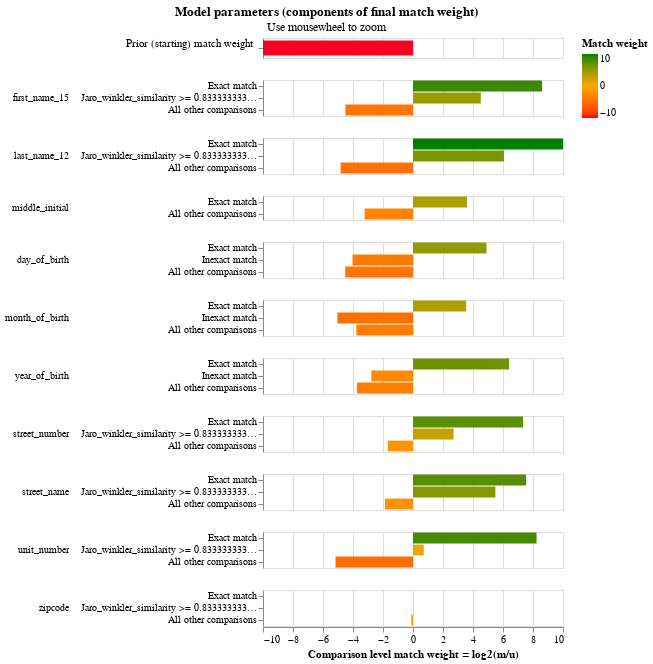

Here is the notebook cell this chart was saved with:
### Code cell
linker.match_weights_chart()

### Figure 1 — Vega-Lite specification as saved in the notebook (floating-point values rounded to 4 significant figures)
{"config": {"view": {"continuousWidth": 300, "continuousHeight": 300, "discreteHeight": 60, "discreteWidth": 400}, "header": {"title": null}, "mark": {"tooltip": null}, "title": {"anchor": "middle"}}, "vconcat": [{"mark": {"type": "bar", "clip": true, "height": 15}, "encoding": {"color": {"field": "log2_bayes_factor", "scale": {"domain": [-10, 0, 10], "range": ["red", "orange", "green"]}, "title": "Match weight", "type": "quantitative"}, "tooltip": [{"field": "comparison_name", "title": "Comparison name", "type": "nominal"}, {"field": "probability_two_random_records_match", "format": ".4f", "title": "Probability two random records match", "type": "nominal"}, {"field": "log2_bayes_factor", "format": ",.4f", "title": "Equivalent match weight", "type": "quantitative"}, {"field": "bayes_factor_description", "title": "Match weight description", "type": "nominal"}], "x": {"axis": {"domain": false, "labels": false, "ticks": false, "title": ""}, "field": "log2_bayes_factor", "scale": {"domain": [-10, 10]}, "type": "quantitative"}, "y": {"axis": {"title": "Prior (starting) match weight", "titleAlign": "right", "titleAngle": 0, "titleFontWeight": "normal"}, "field": "label_for_charts", "sort": {"field": "comparison_vector_value", "order": "descending"}, "type": "nominal"}}, "height": 20, "transform": [{"filter": "(datum.comparison_name == 'probability_two_random_records_match')"}]}, {"mark": {"type": "bar", "clip": true}, "encoding": {"color": {"field": "log2_bayes_factor", "scale": {"domain": [-10, 0, 10], "range": ["red", "orange", "green"]}, "title": "Match weight", "type": "quantitative"}, "row": {"field": "comparison_name", "header": {"labelAlign": "left", "labelAnchor": "middle", "labelAngle": 0}, "sort": {"field": "comparison_sort_order"}, "type": "nominal"}, "tooltip": [{"field": "comparison_name", "title": "Comparison name", "type": "nominal"}, {"field": "label_for_charts", "title": "Label", "type": "ordinal"}, {"field": "sql_condition", "title": "SQL condition", "type": "nominal"}, {"field": "m_probability", "format": ".4f", "title": "M probability", "type": "quantitative"}, {"field": "u_probability", "format": ".4f", "title": "U probability", "type": "quantitative"}, {"field": "bayes_factor", "format": ",.4f", "title": "Bayes factor = m/u", "type": "quantitative"}, {"field": "log2_bayes_factor", "format": ",.4f", "title": "Match weight = log2(m/u)", "type": "quantitative"}, {"field": "bayes_factor_description", "title": "Match weight description", "type": "nominal"}], "x": {"axis": {"title": "Comparison level match weight = log2(m/u)"}, "field": "log2_bayes_factor", "scale": {"domain": [-10, 10]}, "type": "quantitative"}, "y": {"axis": {"title": null}, "field": "label_for_charts", "sort": {"field": "comparison_vector_value", "order": "descending"}, "type": "nominal"}}, "height": {"step": 12}, "resolve": {"axis": {"y": "independent"}, "scale": {"y": "independent"}}, "transform": [{"filter": "(datum.comparison_name != 'probability_two_random_records_match')"}]}], "data": {"name": "data-79ccd1a6d680e1620766857196780c6f"}, "params": [{"name": "mouse_zoom", "select": {"type": "interval", "encodings": ["x"]}, "bind": "scales", "views": []}], "resolve": {"axis": {"y": "independent"}, "scale": {"y": "independent"}}, "title": {"text": "Model parameters (components of final match weight)", "subtitle": "Use mousewheel to zoom"}, "$schema": "https://vega.github.io/schema/vega-lite/v5.9.3.json", "datasets": {"data-79ccd1a6d680e1620766857196780c6f": [{"comparison_name": "probability_two_random_records_match", "sql_condition": null, "label_for_charts": "", "m_probability": null, "u_probability": null, "m_probability_description": null, "u_probability_description": null, "has_tf_adjustments": false, "tf_adjustment_column": null, "tf_adjustment_weight": null, "is_null_level": false, "bayes_factor": 2.628e-05, "log2_bayes_factor": -15.22, "comparison_vector_value": 0, "max_comparison_vector_value": 0, "bayes_factor_description": "The probability that two random records drawn at random match is 0.000 or one in  38,054.6 records.This is equivalent to a starting match weight of -15.216.", "probability_two_random_records_match": 2.628e-05, "comparison_sort_order": -1}, {"comparison_name": "first_name_15", "sql_condition": "\"first_name_15_l\" = \"first_name_15_r\"", "label_for_charts": "Exact match", "m_probability": 0.8791, "u_probability": 0.002261, "m_probability_description": "Amongst matching record comparisons, 87.91% of records are in the exact match comparison level", "u_probability_description": "Amongst non-matching record comparisons, 0.23% of records are in the exact match comparison level", "has_tf_adjustments": false, "tf_adjustment_column": null, "tf_adjustment_weight": 1.0, "is_null_level": false, "bayes_factor": 388.8, "log2_bayes_factor": 8.603, "comparison_vector_value": 2, "max_comparison_vector_value": 2, "bayes_factor_description": "If comparison level is `exact match` then comparison is 388.77 times more likely to be a match", "probability_two_random_records_match": 2.628e-05, "comparison_sort_order": 0}, {"comparison_name": "first_name_15", "sql_condition": "jaro_winkler_similarity(\"first_name_15_l\", \"first_name_15_r\") >= 0.8333333333333334", "label_for_charts": "Jaro_winkler_similarity >= 0.8333333333333334", "m_probability": 0.07712, "u_probability": 0.003358, "m_probability_description": "Amongst matching record comparisons, 7.71% of records are in the jaro_winkler_similarity >= 0.8333333333333334 comparison level", "u_probability_description": "Amongst non-matching record comparisons, 0.34% of records are in the jaro_winkler_similarity >= 0.8333333333333334 comparison level", "has_tf_adjustments": false, "tf_adjustment_column": null, "tf_adjustment_weight": 1.0, "is_null_level": false, "bayes_factor": 22.97, "log2_bayes_factor": 4.522, "comparison_vector_value": 1, "max_comparison_vector_value": 2, "bayes_factor_description": "If comparison level is `jaro_winkler_similarity >= 0.8333333333333334` then comparison is 22.97 times more likely to be a match", "probability_two_random_records_match": 2.628e-05, "comparison_sort_order": 0}, {"comparison_name": "first_name_15", "sql_condition": "ELSE", "label_for_charts": "All other comparisons", "m_probability": 0.04378, "u_probability": 0.9944, "m_probability_description": "Amongst matching record comparisons, 4.38% of records are in the all other comparisons comparison level", "u_probability_description": "Amongst non-matching record comparisons, 99.44% of records are in the all other comparisons comparison level", "has_tf_adjustments": false, "tf_adjustment_column": null, "tf_adjustment_weight": 1.0, "is_null_level": false, "bayes_factor": 0.04403, "log2_bayes_factor": -4.505, "comparison_vector_value": 0, "max_comparison_vector_value": 2, "bayes_factor_description": "If comparison level is `all other comparisons` then comparison is  22.71 times less likely to be a match", "probability_two_random_records_match": 2.628e-05, "comparison_sort_order": 0}, {"comparison_name": "last_name_12", "sql_condition": "\"last_name_12_l\" = \"last_name_12_r\"", "label_for_charts": "Exact match", "m_probability": 0.8839, "u_probability": 0.0007497, "m_probability_description": "Amongst matching record comparisons, 88.39% of records are in the exact match comparison level", "u_probability_description": "Amongst non-matching record comparisons, 0.07% of records are in the exact match comparison level", "has_tf_adjustments": false, "tf_adjustment_column": null, "tf_adjustment_weight": 1.0, "is_null_level": false, "bayes_factor": 1179.0, "log2_bayes_factor": 10.2, "comparison_vector_value": 2, "max_comparison_vector_value": 2, "bayes_factor_description": "If comparison level is `exact match` then comparison is 1,178.99 times more likely to be a match", "probability_two_random_records_match": 2.628e-05, "comparison_sort_order": 1}, {"comparison_name": "last_name_12", "sql_condition": "jaro_winkler_similarity(\"last_name_12_l\", \"last_name_12_r\") >= 0.8333333333333334", "label_for_charts": "Jaro_winkler_similarity >= 0.8333333333333334", "m_probability": 0.08081, "u_probability": 0.001209, "m_probability_description": "Amongst matching record comparisons, 8.08% of records are in the jaro_winkler_similarity >= 0.8333333333333334 comparison level", "u_probability_description": "Amongst non-matching record comparisons, 0.12% of records are in the jaro_winkler_similarity >= 0.8333333333333334 comparison level", "has_tf_adjustments": false, "tf_adjustment_column": null, "tf_adjustment_weight": 1.0, "is_null_level": false, "bayes_factor": 66.84, "log2_bayes_factor": 6.063, "comparison_vector_value": 1, "max_comparison_vector_value": 2, "bayes_factor_description": "If comparison level is `jaro_winkler_similarity >= 0.8333333333333334` then comparison is 66.84 times more likely to be a match", "probability_two_random_records_match": 2.628e-05, "comparison_sort_order": 1}, {"comparison_name": "last_name_12", "sql_condition": "ELSE", "label_for_charts": "All other comparisons", "m_probability": 0.0353, "u_probability": 0.998, "m_probability_description": "Amongst matching record comparisons, 3.53% of records are in the all other comparisons comparison level", "u_probability_description": "Amongst non-matching record comparisons, 99.80% of records are in the all other comparisons comparison level", "has_tf_adjustments": false, "tf_adjustment_column": null, "tf_adjustment_weight": 1.0, "is_null_level": false, "bayes_factor": 0.03537, "log2_bayes_factor": -4.821, "comparison_vector_value": 0, "max_comparison_vector_value": 2, "bayes_factor_description": "If comparison level is `all other comparisons` then comparison is  28.27 times less likely to be a match", "probability_two_random_records_match": 2.628e-05, "comparison_sort_order": 1}, {"comparison_name": "middle_initial", "sql_condition": "\"middle_initial_l\" = \"middle_initial_r\"", "label_for_charts": "Exact match", "m_probability": 0.9011, "u_probability": 0.07447, "m_probability_description": "Amongst matching record comparisons, 90.11% of records are in the exact match comparison level", "u_probability_description": "Amongst non-matching record comparisons, 7.45% of records are in the exact match comparison level", "has_tf_adjustments": false, "tf_adjustment_column": null, "tf_adjustment_weight": 1.0, "is_null_level": false, "bayes_factor": 12.1, "log2_bayes_factor": 3.597, "comparison_vector_value": 1, "max_comparison_vector_value": 1, "bayes_factor_description": "If comparison level is `exact match` then comparison is 12.10 times more likely to be a match", "probability_two_random_records_match": 2.628e-05, "comparison_sort_order": 2}, {"comparison_name": "middle_initial", "sql_condition": "ELSE", "label_for_charts": "All other comparisons", "m_probability": 0.09886, "u_probability": 0.9255, "m_probability_description": "Amongst matching record comparisons, 9.89% of records are in the all other comparisons comparison level", "u_probability_description": "Amongst non-matching record comparisons, 92.55% of records are in the all other comparisons comparison level", "has_tf_adjustments": false, "tf_adjustment_column": null, "tf_adjustment_weight": 1.0, "is_null_level": false, "bayes_factor": 0.1068, "log2_bayes_factor": -3.227, "comparison_vector_value": 0, "max_comparison_vector_value": 1, "bayes_factor_description": "If comparison level is `all other comparisons` then comparison is  9.36 times less likely to be a match", "probability_two_random_records_match": 2.628e-05, "comparison_sort_order": 2}, {"comparison_name": "day_of_birth", "sql_condition": "\"day_of_birth_l\" = \"day_of_birth_r\"", "label_for_charts": "Exact match", "m_probability": 0.9526, "u_probability": 0.03189, "m_probability_description": "Amongst matching record comparisons, 95.26% of records are in the exact match comparison level", "u_probability_description": "Amongst non-matching record comparisons, 3.19% of records are in the exact match comparison level", "has_tf_adjustments": false, "tf_adjustment_column": null, "tf_adjustment_weight": 1.0, "is_null_level": false, "bayes_factor": 29.87, "log2_bayes_factor": 4.9, "comparison_vector_value": 2, "max_comparison_vector_value": 2, "bayes_factor_description": "If comparison level is `exact match` then comparison is 29.87 times more likely to be a match", "probability_two_random_records_match": 2.628e-05, "comparison_sort_order": 3}, {"comparison_name": "day_of_birth", "sql_condition": "abs(day_of_birth_l - day_of_birth_r) <= 5", "label_for_charts": "Inexact match", "m_probability": 0.01788, "u_probability": 0.2923, "m_probability_description": "Amongst matching record comparisons, 1.79% of records are in the inexact match comparison level", "u_probability_description": "Amongst non-matching record comparisons, 29.23% of records are in the inexact match comparison level", "has_tf_adjustments": false, "tf_adjustment_column": null, "tf_adjustment_weight": 1.0, "is_null_level": false, "bayes_factor": 0.06117, "log2_bayes_factor": -4.031, "comparison_vector_value": 1, "max_comparison_vector_value": 2, "bayes_factor_description": "If comparison level is `inexact match` then comparison is  16.35 times less likely to be a match", "probability_two_random_records_match": 2.628e-05, "comparison_sort_order": 3}, {"comparison_name": "day_of_birth", "sql_condition": "ELSE", "label_for_charts": "All other comparisons", "m_probability": 0.02953, "u_probability": 0.6758, "m_probability_description": "Amongst matching record comparisons, 2.95% of records are in the all other comparisons comparison level", "u_probability_description": "Amongst non-matching record comparisons, 67.58% of records are in the all other comparisons comparison level", "has_tf_adjustments": false, "tf_adjustment_column": null, "tf_adjustment_weight": 1.0, "is_null_level": false, "bayes_factor": 0.0437, "log2_bayes_factor": -4.516, "comparison_vector_value": 0, "max_comparison_vector_value": 2, "bayes_factor_description": "If comparison level is `all other comparisons` then comparison is  22.88 times less likely to be a match", "probability_two_random_records_match": 2.628e-05, "comparison_sort_order": 3}, {"comparison_name": "month_of_birth", "sql_condition": "\"month_of_birth_l\" = \"month_of_birth_r\"", "label_for_charts": "Exact match", "m_probability": 0.9502, "u_probability": 0.0814, "m_probability_description": "Amongst matching record comparisons, 95.02% of records are in the exact match comparison level", "u_probability_description": "Amongst non-matching record comparisons, 8.14% of records are in the exact match comparison level", "has_tf_adjustments": false, "tf_adjustment_column": null, "tf_adjustment_weight": 1.0, "is_null_level": false, "bayes_factor": 11.67, "log2_bayes_factor": 3.545, "comparison_vector_value": 2, "max_comparison_vector_value": 2, "bayes_factor_description": "If comparison level is `exact match` then comparison is 11.67 times more likely to be a match", "probability_two_random_records_match": 2.628e-05, "comparison_sort_order": 4}, {"comparison_name": "month_of_birth", "sql_condition": "abs(month_of_birth_l - month_of_birth_r) <= 3", "label_for_charts": "Inexact match", "m_probability": 0.01228, "u_probability": 0.4045, "m_probability_description": "Amongst matching record comparisons, 1.23% of records are in the inexact match comparison level", "u_probability_description": "Amongst non-matching record comparisons, 40.45% of records are in the inexact match comparison level", "has_tf_adjustments": false, "tf_adjustment_column": null, "tf_adjustment_weight": 1.0, "is_null_level": false, "bayes_factor": 0.03035, "log2_bayes_factor": -5.042, "comparison_vector_value": 1, "max_comparison_vector_value": 2, "bayes_factor_description": "If comparison level is `inexact match` then comparison is  32.95 times less likely to be a match", "probability_two_random_records_match": 2.628e-05, "comparison_sort_order": 4}, {"comparison_name": "month_of_birth", "sql_condition": "ELSE", "label_for_charts": "All other comparisons", "m_probability": 0.03757, "u_probability": 0.5141, "m_probability_description": "Amongst matching record comparisons, 3.76% of records are in the all other comparisons comparison level", "u_probability_description": "Amongst non-matching record comparisons, 51.41% of records are in the all other comparisons comparison level", "has_tf_adjustments": false, "tf_adjustment_column": null, "tf_adjustment_weight": 1.0, "is_null_level": false, "bayes_factor": 0.07308, "log2_bayes_factor": -3.774, "comparison_vector_value": 0, "max_comparison_vector_value": 2, "bayes_factor_description": "If comparison level is `all other comparisons` then comparison is  13.68 times less likely to be a match", "probability_two_random_records_match": 2.628e-05, "comparison_sort_order": 4}, {"comparison_name": "year_of_birth", "sql_condition": "\"year_of_birth_l\" = \"year_of_birth_r\"", "label_for_charts": "Exact match", "m_probability": 0.9184, "u_probability": 0.01081, "m_probability_description": "Amongst matching record comparisons, 91.84% of records are in the exact match comparison level", "u_probability_description": "Amongst non-matching record comparisons, 1.08% of records are in the exact match comparison level", "has_tf_adjustments": false, "tf_adjustment_column": null, "tf_adjustment_weight": 1.0, "is_null_level": false, "bayes_factor": 84.92, "log2_bayes_factor": 6.408, "comparison_vector_value": 2, "max_comparison_vector_value": 2, "bayes_factor_description": "If comparison level is `exact match` then comparison is 84.92 times more likely to be a match", "probability_two_random_records_match": 2.628e-05, "comparison_sort_order": 5}, {"comparison_name": "year_of_birth", "sql_condition": "abs(year_of_birth_l - year_of_birth_r) <= 5", "label_for_charts": "Inexact match", "m_probability": 0.01544, "u_probability": 0.106, "m_probability_description": "Amongst matching record comparisons, 1.54% of records are in the inexact match comparison level", "u_probability_description": "Amongst non-matching record comparisons, 10.60% of records are in the inexact match comparison level", "has_tf_adjustments": false, "tf_adjustment_column": null, "tf_adjustment_weight": 1.0, "is_null_level": false, "bayes_factor": 0.1457, "log2_bayes_factor": -2.779, "comparison_vector_value": 1, "max_comparison_vector_value": 2, "bayes_factor_description": "If comparison level is `inexact match` then comparison is  6.87 times less likely to be a match", "probability_two_random_records_match": 2.628e-05, "comparison_sort_order": 5}, {"comparison_name": "year_of_birth", "sql_condition": "ELSE", "label_for_charts": "All other comparisons", "m_probability": 0.06619, "u_probability": 0.8832, "m_probability_description": "Amongst matching record comparisons, 6.62% of records are in the all other comparisons comparison level", "u_probability_description": "Amongst non-matching record comparisons, 88.32% of records are in the all other comparisons comparison level", "has_tf_adjustments": false, "tf_adjustment_column": null, "tf_adjustment_weight": 1.0, "is_null_level": false, "bayes_factor": 0.07495, "log2_bayes_factor": -3.738, "comparison_vector_value": 0, "max_comparison_vector_value": 2, "bayes_factor_description": "If comparison level is `all other comparisons` then comparison is  13.34 times less likely to be a match", "probability_two_random_records_match": 2.628e-05, "comparison_sort_order": 5}, {"comparison_name": "street_number", "sql_condition": "\"street_number_l\" = \"street_number_r\"", "label_for_charts": "Exact match", "m_probability": 0.6184, "u_probability": 0.003813, "m_probability_description": "Amongst matching record comparisons, 61.84% of records are in the exact match comparison level", "u_probability_description": "Amongst non-matching record comparisons, 0.38% of records are in the exact match comparison level", "has_tf_adjustments": false, "tf_adjustment_column": null, "tf_adjustment_weight": 1.0, "is_null_level": false, "bayes_factor": 162.2, "log2_bayes_factor": 7.342, "comparison_vector_value": 2, "max_comparison_vector_value": 2, "bayes_factor_description": "If comparison level is `exact match` then comparison is 162.19 times more likely to be a match", "probability_two_random_records_match": 2.628e-05, "comparison_sort_order": 6}, {"comparison_name": "street_number", "sql_condition": "jaro_winkler_similarity(\"street_number_l\", \"street_number_r\") >= 0.8333333333333334", "label_for_charts": "Jaro_winkler_similarity >= 0.8333333333333334", "m_probability": 0.07567, "u_probability": 0.01161, "m_probability_description": "Amongst matching record comparisons, 7.57% of records are in the jaro_winkler_similarity >= 0.8333333333333334 comparison level", "u_probability_description": "Amongst non-matching record comparisons, 1.16% of records are in the jaro_winkler_similarity >= 0.8333333333333334 comparison level", "has_tf_adjustments": false, "tf_adjustment_column": null, "tf_adjustment_weight": 1.0, "is_null_level": false, "bayes_factor": 6.519, "log2_bayes_factor": 2.705, "comparison_vector_value": 1, "max_comparison_vector_value": 2, "bayes_factor_description": "If comparison level is `jaro_winkler_similarity >= 0.8333333333333334` then comparison is 6.52 times more likely to be a match", "probability_two_random_records_match": 2.628e-05, "comparison_sort_order": 6}, {"comparison_name": "street_number", "sql_condition": "ELSE", "label_for_charts": "All other comparisons", "m_probability": 0.3059, "u_probability": 0.9846, "m_probability_description": "Amongst matching record comparisons, 30.59% of records are in the all other comparisons comparison level", "u_probability_description": "Amongst non-matching record comparisons, 98.46% of records are in the all other comparisons comparison level", "has_tf_adjustments": false, "tf_adjustment_column": null, "tf_adjustment_weight": 1.0, "is_null_level": false, "bayes_factor": 0.3107, "log2_bayes_factor": -1.687, "comparison_vector_value": 0, "max_comparison_vector_value": 2, "bayes_factor_description": "If comparison level is `all other comparisons` then comparison is  3.22 times less likely to be a match", "probability_two_random_records_match": 2.628e-05, "comparison_sort_order": 6}, {"comparison_name": "street_name", "sql_condition": "\"street_name_l\" = \"street_name_r\"", "label_for_charts": "Exact match", "m_probability": 0.6588, "u_probability": 0.003549, "m_probability_description": "Amongst matching record comparisons, 65.88% of records are in the exact match comparison level", "u_probability_description": "Amongst non-matching record comparisons, 0.35% of records are in the exact match comparison level", "has_tf_adjustments": false, "tf_adjustment_column": null, "tf_adjustment_weight": 1.0, "is_null_level": false, "bayes_factor": 185.6, "log2_bayes_factor": 7.536, "comparison_vector_value": 2, "max_comparison_vector_value": 2, "bayes_factor_description": "If comparison level is `exact match` then comparison is 185.63 times more likely to be a match", "probability_two_random_records_match": 2.628e-05, "comparison_sort_order": 7}, {"comparison_name": "street_name", "sql_condition": "jaro_winkler_similarity(\"street_name_l\", \"street_name_r\") >= 0.8333333333333334", "label_for_charts": "Jaro_winkler_similarity >= 0.8333333333333334", "m_probability": 0.06894, "u_probability": 0.001533, "m_probability_description": "Amongst matching record comparisons, 6.89% of records are in the jaro_winkler_similarity >= 0.8333333333333334 comparison level", "u_probability_description": "Amongst non-matching record comparisons, 0.15% of records are in the jaro_winkler_similarity >= 0.8333333333333334 comparison level", "has_tf_adjustments": false, "tf_adjustment_column": null, "tf_adjustment_weight": 1.0, "is_null_level": false, "bayes_factor": 44.96, "log2_bayes_factor": 5.491, "comparison_vector_value": 1, "max_comparison_vector_value": 2, "bayes_factor_description": "If comparison level is `jaro_winkler_similarity >= 0.8333333333333334` then comparison is 44.96 times more likely to be a match", "probability_two_random_records_match": 2.628e-05, "comparison_sort_order": 7}, {"comparison_name": "street_name", "sql_condition": "ELSE", "label_for_charts": "All other comparisons", "m_probability": 0.2723, "u_probability": 0.9949, "m_probability_description": "Amongst matching record comparisons, 27.23% of records are in the all other comparisons comparison level", "u_probability_description": "Amongst non-matching record comparisons, 99.49% of records are in the all other comparisons comparison level", "has_tf_adjustments": false, "tf_adjustment_column": null, "tf_adjustment_weight": 1.0, "is_null_level": false, "bayes_factor": 0.2737, "log2_bayes_factor": -1.87, "comparison_vector_value": 0, "max_comparison_vector_value": 2, "bayes_factor_description": "If comparison level is `all other comparisons` then comparison is  3.65 times less likely to be a match", "probability_two_random_records_match": 2.628e-05, "comparison_sort_order": 7}, {"comparison_name": "unit_number", "sql_condition": "\"unit_number_l\" = \"unit_number_r\"", "label_for_charts": "Exact match", "m_probability": 0.8547, "u_probability": 0.00283, "m_probability_description": "Amongst matching record comparisons, 85.47% of records are in the exact match comparison level", "u_probability_description": "Amongst non-matching record comparisons, 0.28% of records are in the exact match comparison level", "has_tf_adjustments": false, "tf_adjustment_column": null, "tf_adjustment_weight": 1.0, "is_null_level": false, "bayes_factor": 302.1, "log2_bayes_factor": 8.239, "comparison_vector_value": 2, "max_comparison_vector_value": 2, "bayes_factor_description": "If comparison level is `exact match` then comparison is 302.05 times more likely to be a match", "probability_two_random_records_match": 2.628e-05, "comparison_sort_order": 8}, {"comparison_name": "unit_number", "sql_condition": "jaro_winkler_similarity(\"unit_number_l\", \"unit_number_r\") >= 0.8333333333333334", "label_for_charts": "Jaro_winkler_similarity >= 0.8333333333333334", "m_probability": 0.1195, "u_probability": 0.07272, "m_probability_description": "Amongst matching record comparisons, 11.95% of records are in the jaro_winkler_similarity >= 0.8333333333333334 comparison level", "u_probability_description": "Amongst non-matching record comparisons, 7.27% of records are in the jaro_winkler_similarity >= 0.8333333333333334 comparison level", "has_tf_adjustments": false, "tf_adjustment_column": null, "tf_adjustment_weight": 1.0, "is_null_level": false, "bayes_factor": 1.643, "log2_bayes_factor": 0.7166, "comparison_vector_value": 1, "max_comparison_vector_value": 2, "bayes_factor_description": "If comparison level is `jaro_winkler_similarity >= 0.8333333333333334` then comparison is 1.64 times more likely to be a match", "probability_two_random_records_match": 2.628e-05, "comparison_sort_order": 8}, {"comparison_name": "unit_number", "sql_condition": "ELSE", "label_for_charts": "All other comparisons", "m_probability": 0.02579, "u_probability": 0.9244, "m_probability_description": "Amongst matching record comparisons, 2.58% of records are in the all other comparisons comparison level", "u_probability_description": "Amongst non-matching record comparisons, 92.44% of records are in the all other comparisons comparison level", "has_tf_adjustments": false, "tf_adjustment_column": null, "tf_adjustment_weight": 1.0, "is_null_level": false, "bayes_factor": 0.02789, "log2_bayes_factor": -5.164, "comparison_vector_value": 0, "max_comparison_vector_value": 2, "bayes_factor_description": "If comparison level is `all other comparisons` then comparison is  35.85 times less likely to be a match", "probability_two_random_records_match": 2.628e-05, "comparison_sort_order": 8}, {"comparison_name": "zipcode", "sql_condition": "\"zipcode_l\" = \"zipcode_r\"", "label_for_charts": "Exact match", "m_probability": 0.9472, "u_probability": 0.9462, "m_probability_description": "Amongst matching record comparisons, 94.72% of records are in the exact match comparison level", "u_probability_description": "Amongst non-matching record comparisons, 94.62% of records are in the exact match comparison level", "has_tf_adjustments": false, "tf_adjustment_column": null, "tf_adjustment_weight": 1.0, "is_null_level": false, "bayes_factor": 1.001, "log2_bayes_factor": 0.001538, "comparison_vector_value": 2, "max_comparison_vector_value": 2, "bayes_factor_description": "If comparison level is `exact match` then comparison is 1.00 times more likely to be a match", "probability_two_random_records_match": 2.628e-05, "comparison_sort_order": 9}, {"comparison_name": "zipcode", "sql_condition": "jaro_winkler_similarity(\"zipcode_l\", \"zipcode_r\") >= 0.8333333333333334", "label_for_charts": "Jaro_winkler_similarity >= 0.8333333333333334", "m_probability": 0.03708, "u_probability": 0.03672, "m_probability_description": "Amongst matching record comparisons, 3.71% of records are in the jaro_winkler_similarity >= 0.8333333333333334 comparison level", "u_probability_description": "Amongst non-matching record comparisons, 3.67% of records are in the jaro_winkler_similarity >= 0.8333333333333334 comparison level", "has_tf_adjustments": false, "tf_adjustment_column": null, "tf_adjustment_weight": 1.0, "is_null_level": false, "bayes_factor": 1.01, "log2_bayes_factor": 0.0142, "comparison_vector_value": 1, "max_comparison_vector_value": 2, "bayes_factor_description": "If comparison level is `jaro_winkler_similarity >= 0.8333333333333334` then comparison is 1.01 times more likely to be a match", "probability_two_random_records_match": 2.628e-05, "comparison_sort_order": 9}, {"comparison_name": "zipcode", "sql_condition": "ELSE", "label_for_charts": "All other comparisons", "m_probability": 0.0157, "u_probability": 0.01707, "m_probability_description": "Amongst matching record comparisons, 1.57% of records are in the all other comparisons comparison level", "u_probability_description": "Amongst non-matching record comparisons, 1.71% of records are in the all other comparisons comparison level", "has_tf_adjustments": false, "tf_adjustment_column": null, "tf_adjustment_weight": 1.0, "is_null_level": false, "bayes_factor": 0.9196, "log2_bayes_factor": -0.1209, "comparison_vector_value": 0, "max_comparison_vector_value": 2, "bayes_factor_description": "If comparison level is `all other comparisons` then comparison is  1.09 times less likely to be a match", "probability_two_random_records_match": 2.628e-05, "comparison_sort_order": 9}]}}
